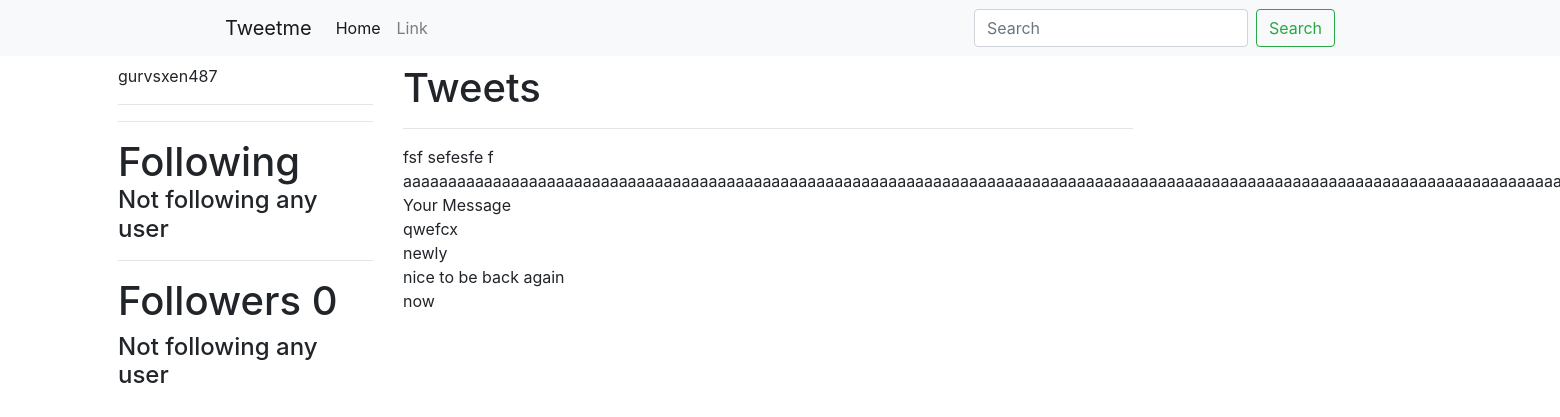
The page /gurvsxen487/ on the database as committed earlier.
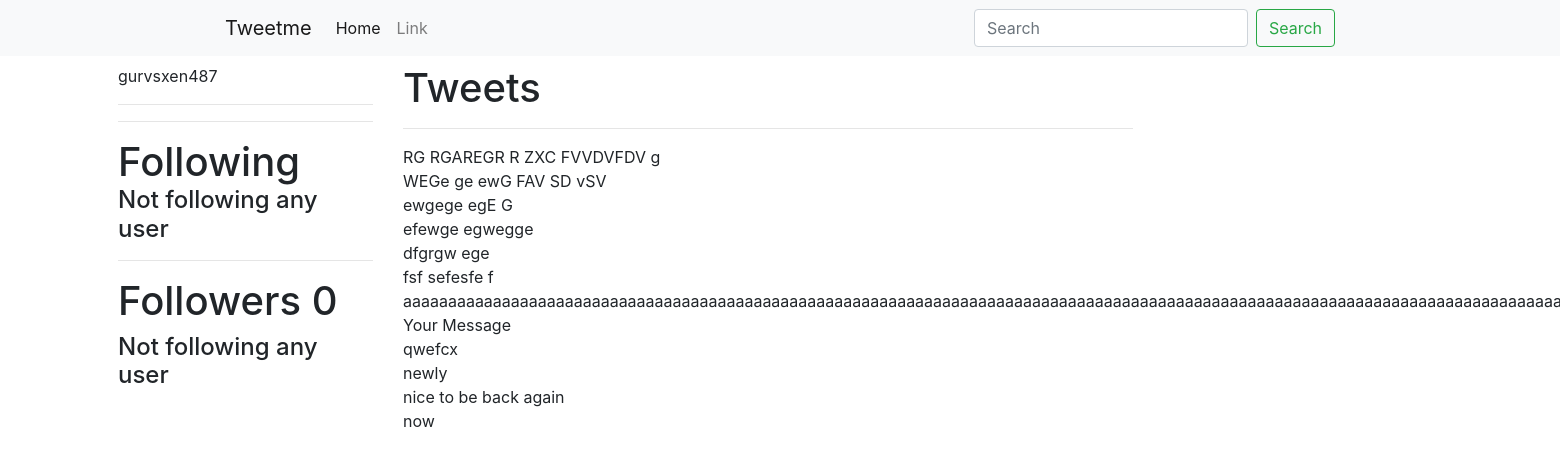
The same page on the database as committed later.
### tweets/models.py (models this page shows, shortened)
class Tweet (models.Model):
	user		= models.ForeignKey(settings.AUTH_USER_MODEL)
	content 	= models.CharField(max_length=140, validators= [validate_content])
	updated 	= models.DateTimeField(auto_now=True)
	timestamp 	= models.DateTimeField(auto_now_add=True)
	def __str__(self):
		return str(self.content)
	class Meta:
		ordering = ['-timestamp']

### accounts/views.py (the view)
# urls.py: url(r'^(?P<username>[\w.@+-]+)/$', UserDetailView.as_view(), name='detail'),
class UserDetailView(DetailView):
	template_name = 'accounts/user_detail.html'
	queryset = User.objects.all()
	def get_object(self):
		return get_object_or_404(User, username__iexact=self.kwargs.get("username") )

### accounts/templates/accounts/user_detail.html (shortened to what this page needs)
{% extends 'base.html' %}
{% block body %}
<div class="container m-2">
	<div class="row">
		<div class="offset-1 col-3">
			{{ object.username }}<br>
			<hr>
			<hr>
			<h1 style="display:inline">Following</h1>
			{% for user in object.profile.following.all %}
			 <a href="/{{ user.username }}"> {{ user.username }} </a> <br>
			{% empty %}
				<h4>Not following any user</h4>
			{% endfor %}
			<hr>
			<h1>Followers  {{ object.followed_by.count }}</h1>
			{% for profile in object.followed_by.all %}
			<a href="/{{ profile.user.username }}"> {{ profile.user.username }} </a> <br>
			{% empty %}
				<h4>Not following any user</h4>
			{% endfor %}
		</div>
		<div class=" col-8">
			<h1>Tweets</h1>
			<hr>
			{% for tweet in object.tweet_set.all %}
			{{ tweet }} <br>
			{% endfor %}
		</div>
	</div>
</div>
{% endblock body %}

Rows that differ between the two databases and show on the page:
added Tweet: content "RG RGAREGR R ZXC FVVDVFDV g"
added Tweet: content "WEGe ge ewG FAV SD vSV"
added Tweet: content "ewgege egE G"
added Tweet: content "efewge egwegge"
added Tweet: content "dfgrgw ege"
